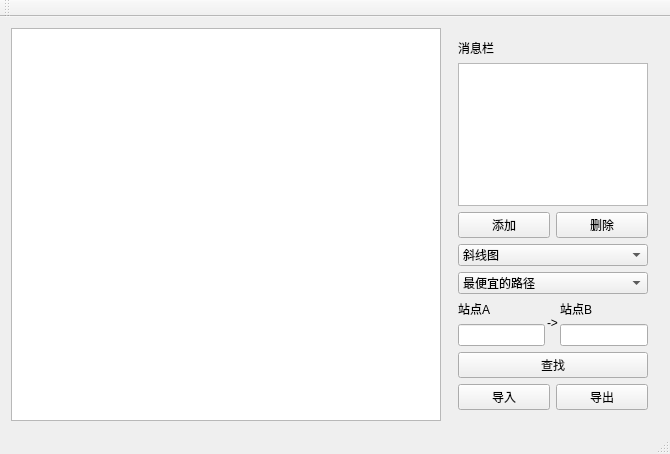
<?xml version="1.0" encoding="UTF-8"?>
<ui version="4.0">
 <class>MainWindow</class>
 <widget class="QMainWindow" name="MainWindow">
  <property name="geometry">
   <rect>
    <x>0</x>
    <y>0</y>
    <width>670</width>
    <height>454</height>
   </rect>
  </property>
  <property name="windowTitle">
   <string>路径查询2.3</string>
  </property>
  <widget class="QWidget" name="centralWidget">
   <layout class="QGridLayout" name="gridLayout" columnstretch="3,1">
    <property name="sizeConstraint">
     <enum>QLayout::SetDefaultConstraint</enum>
    </property>
    <item row="0" column="0">
     <widget class="Map" name="map"/>
    </item>
    <item row="0" column="1">
     <widget class="QWidget" name="widget" native="true">
      <property name="sizePolicy">
       <sizepolicy hsizetype="Preferred" vsizetype="Preferred">
        <horstretch>0</horstretch>
        <verstretch>0</verstretch>
       </sizepolicy>
      </property>
      <property name="maximumSize">
       <size>
        <width>16777215</width>
        <height>16777215</height>
       </size>
      </property>
      <layout class="QVBoxLayout" name="verticalLayout_2">
       <property name="sizeConstraint">
        <enum>QLayout::SetNoConstraint</enum>
       </property>
       <item>
        <layout class="QVBoxLayout" name="verticalLayout">
         <property name="sizeConstraint">
          <enum>QLayout::SetNoConstraint</enum>
         </property>
         <item>
          <widget class="QLabel" name="label">
           <property name="text">
            <string>消息栏</string>
           </property>
          </widget>
         </item>
         <item>
          <widget class="QTextBrowser" name="NewText">
           <property name="sizePolicy">
            <sizepolicy hsizetype="Expanding" vsizetype="Expanding">
             <horstretch>0</horstretch>
             <verstretch>0</verstretch>
            </sizepolicy>
           </property>
           <property name="font">
            <font>
             <kerning>true</kerning>
            </font>
           </property>
           <property name="tabStopWidth">
            <number>80</number>
           </property>
          </widget>
         </item>
        </layout>
       </item>
       <item>
        <layout class="QHBoxLayout" name="horizontalLayout">
         <item>
          <widget class="QPushButton" name="addButton">
           <property name="text">
            <string>添加</string>
           </property>
          </widget>
         </item>
         <item>
          <widget class="QPushButton" name="deleteButton">
           <property name="text">
            <string>删除</string>
           </property>
          </widget>
         </item>
        </layout>
       </item>
       <item>
        <widget class="QComboBox" name="mapChoice">
         <item>
          <property name="text">
           <string>斜线图</string>
          </property>
         </item>
         <item>
          <property name="text">
           <string>直线图</string>
          </property>
         </item>
        </widget>
       </item>
       <item>
        <widget class="QComboBox" name="choices">
         <item>
          <property name="text">
           <string>最便宜的路径</string>
          </property>
         </item>
         <item>
          <property name="text">
           <string>最省时间的路径（不考虑等车）</string>
          </property>
         </item>
         <item>
          <property name="text">
           <string>最省时间的路径（考虑等车）</string>
          </property>
         </item>
        </widget>
       </item>
       <item>
        <layout class="QHBoxLayout" name="horizontalLayout_2">
         <property name="spacing">
          <number>2</number>
         </property>
         <property name="sizeConstraint">
          <enum>QLayout::SetDefaultConstraint</enum>
         </property>
         <item>
          <layout class="QVBoxLayout" name="_2">
           <item>
            <widget class="QLabel" name="label_2">
             <property name="text">
              <string>站点A</string>
             </property>
            </widget>
           </item>
           <item>
            <widget class="QLineEdit" name="StationA"/>
           </item>
          </layout>
         </item>
         <item>
          <widget class="QLabel" name="label_4">
           <property name="text">
            <string>-&gt;</string>
           </property>
          </widget>
         </item>
         <item>
          <layout class="QVBoxLayout" name="_3">
           <item>
            <widget class="QLabel" name="label_3">
             <property name="text">
              <string>站点B</string>
             </property>
            </widget>
           </item>
           <item>
            <widget class="QLineEdit" name="StationB"/>
           </item>
          </layout>
         </item>
        </layout>
       </item>
       <item>
        <widget class="QPushButton" name="computer">
         <property name="text">
          <string>查找</string>
         </property>
        </widget>
       </item>
       <item>
        <layout class="QHBoxLayout" name="horizontalLayout_3">
         <item>
          <widget class="QPushButton" name="loadin">
           <property name="text">
            <string>导入</string>
           </property>
          </widget>
         </item>
         <item>
          <widget class="QPushButton" name="loudout">
           <property name="text">
            <string>导出</string>
           </property>
          </widget>
         </item>
        </layout>
       </item>
      </layout>
     </widget>
    </item>
   </layout>
  </widget>
  <widget class="QMenuBar" name="menuBar">
   <property name="geometry">
    <rect>
     <x>0</x>
     <y>0</y>
     <width>670</width>
     <height>19</height>
    </rect>
   </property>
  </widget>
  <widget class="QToolBar" name="mainToolBar">
   <attribute name="toolBarArea">
    <enum>TopToolBarArea</enum>
   </attribute>
   <attribute name="toolBarBreak">
    <bool>false</bool>
   </attribute>
  </widget>
  <widget class="QStatusBar" name="statusBar"/>
 </widget>
 <layoutdefault spacing="6" margin="11"/>
 <customwidgets>
  <customwidget>
   <class>Map</class>
   <extends>QGraphicsView</extends>
   <header location="global">map.h</header>
   <slots>
    <slot>paint()</slot>
   </slots>
  </customwidget>
 </customwidgets>
 <resources/>
 <connections/>
 <slots>
  <signal>change()</signal>
 </slots>
</ui>
